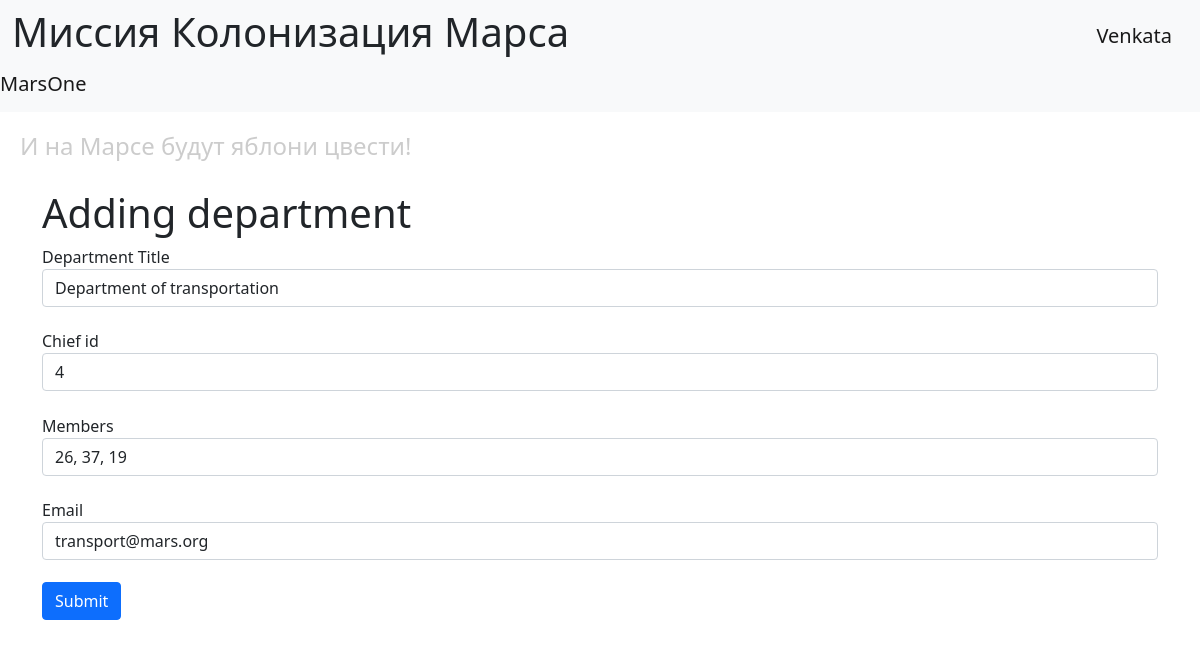
The app's page /edit-department/4 (signed in) with its own data.
### data/users.py (models this page shows, shortened)
class User(SqlAlchemyBase, UserMixin, SerializerMixin):
    __tablename__ = 'users'
    id = sa.Column(sa.Integer, primary_key=True, autoincrement=True)
    surname = sa.Column(sa.String)
    name = sa.Column(sa.String)
    age = sa.Column(sa.Integer)
    position = sa.Column(sa.String)
    speciality = sa.Column(sa.String)
    address = sa.Column(sa.String)
    city_from = sa.Column(sa.String)
    email = sa.Column(sa.String, unique=True)
    hashed_password = sa.Column(sa.String)
    modified_date = sa.Column(sa.DateTime, default=datetime.now)

### data/departments.py (models this page shows, shortened)
class Department(SqlAlchemyBase):  # SqlAlchemyBase Доступно в задании
    __tablename__ = 'departments'
    id = sa.Column(sa.Integer, primary_key=True, autoincrement=True)
    title = sa.Column(sa.String)
    chief_id = sa.Column(sa.Integer, sa.ForeignKey('users.id'))
    chief = orm.relationship("User")
    members = sa.Column(sa.String)
    email = sa.Column(sa.String)

### main.py (the view, shortened to what this page needs)
@app.route("/edit-department/<int:department_id>", methods=["GET", "POST"])
@login_required
def edit_department(department_id):
    form = AddDepartmentForm()
    if request.method == "GET":
        db_sess = db_session.create_session()
        department = db_sess.query(Department).filter(Department.id == department_id).filter((Department.chief == current_user) | (current_user.id == 1)).first()
        if department:
            form.title.data = department.title
            form.chief_id.data = department.chief_id
            form.members.data = department.members
            form.email.data = department.email
        else:
            abort(404)
    return render_template("add_department.html", title="Изменить работу", form=form)

### forms/departments.py
class AddDepartmentForm(FlaskForm):
    title = StringField('Department Title', validators=[DataRequired()])
    chief_id = IntegerField('Chief id', validators=[DataRequired()])
    members = StringField('Members', validators=[DataRequired()])
    email = StringField('Email', validators=[DataRequired()])
    submit = SubmitField('Submit')

### data/db_session.py (called while the page is built)
def create_session() -> Session:
    global __factory
    return __factory()

### main.py (called while the page is built)
@login_manager.user_loader
def load_user(user_id):
    db_sess = db_session.create_session()
    return db_sess.get(User, user_id)

### templates/add_department.html (shortened to what this page needs)
{% extends 'base.html' %}
{% block content %}
<h1>Adding department</h1>
<form action="" method="post">
        {{ form.title.label }}
        {{ form.title(class="form-control") }}
        {{ form.chief_id.label }}
        {{ form.chief_id(class="form-control") }}
        {{ form.members.label }}
        {{ form.members(class="form-control") }}
        {{ form.email.label }}
        {{ form.email(class="form-control", type="email") }}
    <div class="form-group">{{ form.submit(type="submit", class="btn btn-primary") }}</div>
</form>
{% endblock %}

### templates/base.html (shortened to what this page needs)
<!doctype html>
<html lang="en">
    <head>
        <link href="https://cdn.jsdelivr.net/npm/bootstrap@5.1.3/dist/css/bootstrap.min.css"
              rel="stylesheet"
>
        <link rel="stylesheet" href="{{ url_for('static', filename='css/style.css') }}">
    </head>
    <body>
        <header>
    <nav class="navbar navbar-light bg-light">
        <div class="container-fluid">
            <h1>Миссия Колонизация Марса</h1>
                    {% if current_user.is_authenticated %}
                <a class="navbar-brand" href="/logout">{{ current_user.name }}</a>
                    {% else %}
                        <div>
                            <a class="nav-item btn btn-primary " href="/register">Зарегистрироваться</a>
                            <a class="nav-item btn btn-success" href="/login">Войти</a>
                        </div>
                    {% endif %}
                </div>
                <a class="navbar-brand" href="#">MarsOne</a>
            </nav>
            <h4>И на Марсе будут яблони цвести!</h4>
        </header>
        <main role="main" class="container">
            {% block content %}{% endblock %}
        </main>
    </body>
</html>

### static/css/style.css (style rules this page uses)
h4 { color: #cccccc; padding: 20px; }
form > .form-control { margin-bottom: 1.4rem; }

### records on screen
User: name "Venkata"
Department: title "Department of transportation", chief_id "4", members "26, 37, 19", email "transport@mars.org"
